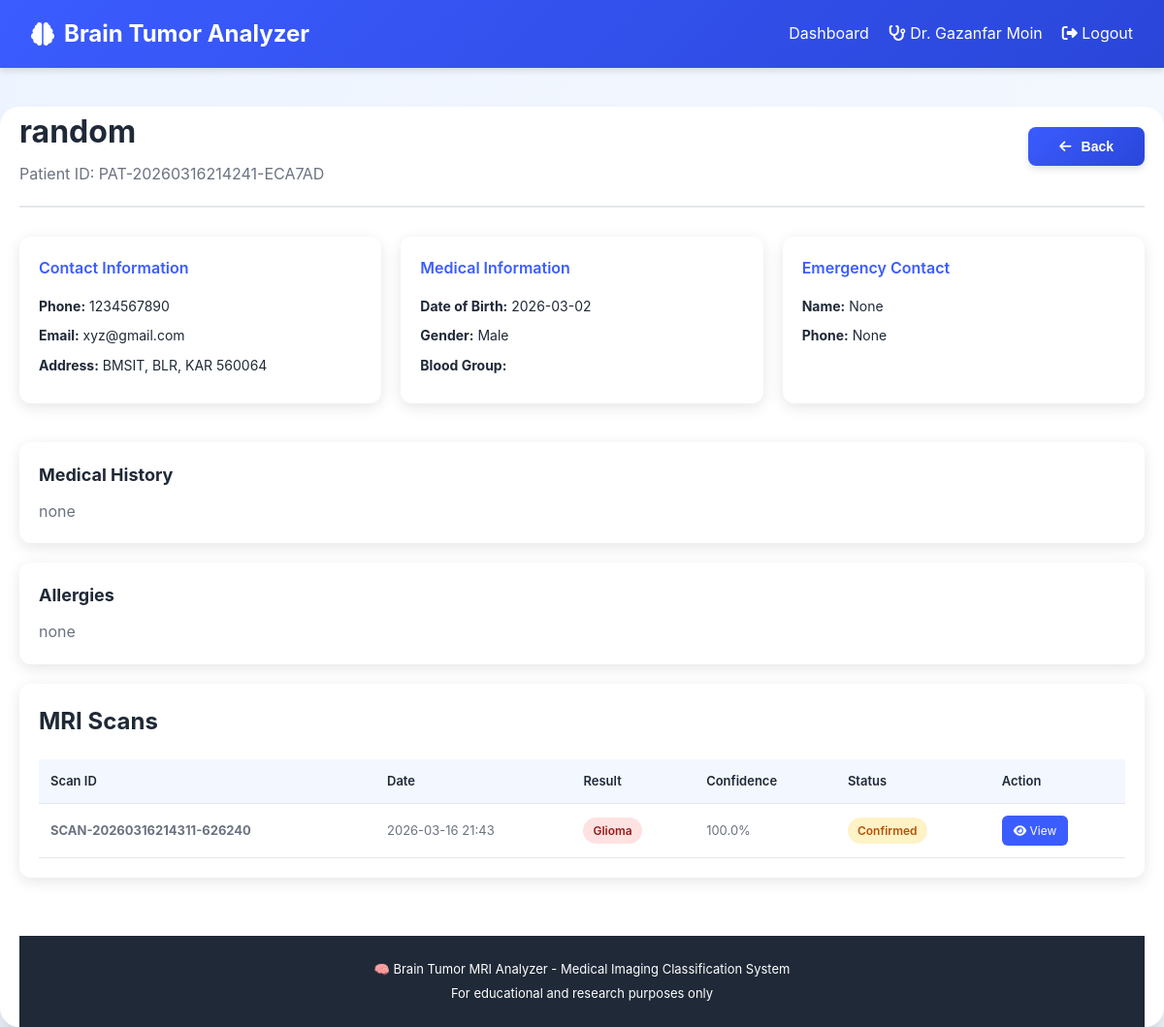
/doctor/patients/1 (signed in), run on the app's committed database.
### models.py (models this page shows, shortened)
class Doctor(UserMixin, db.Model):
    __tablename__ = 'doctors'
    id = db.Column(db.Integer, primary_key=True)
    username = db.Column(db.String(80), unique=True, nullable=False)
    email = db.Column(db.String(120), unique=True, nullable=False)
    password_hash = db.Column(db.String(255), nullable=False)
    full_name = db.Column(db.String(120), nullable=False)
    specialization = db.Column(db.String(100), nullable=True)
    license_number = db.Column(db.String(50), unique=True, nullable=False)
    hospital = db.Column(db.String(150), nullable=True)
    phone = db.Column(db.String(15), nullable=True)
    created_at = db.Column(db.DateTime, default=datetime.utcnow)
    updated_at = db.Column(db.DateTime, default=datetime.utcnow, onupdate=datetime.utcnow)
    patients = db.relationship('Patient', backref='doctor', lazy=True, cascade='all, delete-orphan')

class Patient(UserMixin, db.Model):
    __tablename__ = 'patients'
    id = db.Column(db.Integer, primary_key=True)
    patient_id = db.Column(db.String(50), unique=True, nullable=False)
    full_name = db.Column(db.String(120), nullable=False)
    email = db.Column(db.String(120), unique=True, nullable=False)
    password_hash = db.Column(db.String(255), nullable=False)
    phone = db.Column(db.String(15), nullable=False, unique=True)
    date_of_birth = db.Column(db.Date, nullable=False)
    gender = db.Column(db.String(10), nullable=False)
    blood_group = db.Column(db.String(5), nullable=True)
    address = db.Column(db.String(255), nullable=True)
    city = db.Column(db.String(50), nullable=True)
    state = db.Column(db.String(50), nullable=True)
    postal_code = db.Column(db.String(10), nullable=True)
    emergency_contact = db.Column(db.String(120), nullable=True)
    emergency_phone = db.Column(db.String(15), nullable=True)
    medical_history = db.Column(db.Text, nullable=True)
    allergies = db.Column(db.Text, nullable=True)
    current_medications = db.Column(db.Text, nullable=True)
    doctor_id = db.Column(db.Integer, db.ForeignKey('doctors.id'), nullable=False)
    created_at = db.Column(db.DateTime, default=datetime.utcnow)
    updated_at = db.Column(db.DateTime, default=datetime.utcnow, onupdate=datetime.utcnow)
    scans = db.relationship('MRIScan', backref='patient', lazy=True, cascade='all, delete-orphan')

class MRIScan(db.Model):
    __tablename__ = 'mri_scans'
    id = db.Column(db.Integer, primary_key=True)
    scan_id = db.Column(db.String(50), unique=True, nullable=False)
    patient_id = db.Column(db.Integer, db.ForeignKey('patients.id'), nullable=False)
    scan_date = db.Column(db.DateTime, default=datetime.utcnow)
    tumor_status = db.Column(db.String(50), nullable=False)
    tumor_type = db.Column(db.String(50), nullable=True)
    confidence = db.Column(db.Float, nullable=False)
    image_path = db.Column(db.String(255), nullable=True)
    annotated_image_path = db.Column(db.String(255), nullable=True)
    clinical_notes = db.Column(db.Text, nullable=True)
    prediction_data = db.Column(db.JSON, nullable=True)
    status = db.Column(db.String(20), default='Pending')  # Pending, Confirmed, Rejected
    doctor_notes = db.Column(db.Text, nullable=True)
    doctor_diagnosis = db.Column(db.String(100), nullable=True)  # Doctor's confirmation
    reviewed_by_id = db.Column(db.Integer, db.ForeignKey('doctors.id'), nullable=True)
    review_date = db.Column(db.DateTime, nullable=True)
    created_at = db.Column(db.DateTime, default=datetime.utcnow)
    updated_at = db.Column(db.DateTime, default=datetime.utcnow, onupdate=datetime.utcnow)
    reviewed_by = db.relationship('Doctor', foreign_keys=[reviewed_by_id])

### app.py (the view)
@app.route('/doctor/patients/<int:patient_id>')
@login_required
def doctor_patient_detail(patient_id):
    if not isinstance(current_user, Doctor):
        return redirect(url_for('home'))
    patient = Patient.query.get_or_404(patient_id)
    if patient.doctor_id != current_user.id:
        flash('Unauthorized access', 'danger')
        return redirect(url_for('doctor_dashboard'))
    scans = MRIScan.query.filter_by(patient_id=patient_id).order_by(MRIScan.created_at.desc()).all()
    return render_template('doctor_patient_detail.html', patient=patient, scans=scans)

### app.py (called while the page is built)
@app.after_request
def after_request(response):
    response.headers['Cache-Control'] = 'no-cache, no-store, must-revalidate'
    response.headers['Pragma'] = 'no-cache'
    response.headers['Expires'] = '0'
    return response

@login_manager.user_loader
def load_user(user_id):
    from flask import session
    try:
        user_id = int(user_id)
    except (TypeError, ValueError):
        return None
    role = session.get('role')
    if role == 'doctor':
        return Doctor.query.get(user_id)
    elif role == 'patient':
        return Patient.query.get(user_id)
    return None

### templates/doctor_patient_detail.html (shortened to what this page needs)
{% extends "base.html" %}
{% block content %}
<div class="container">
    <div class="patient-header">
        <div>
            <h1>{{ patient.full_name }}</h1>
            <p>Patient ID: {{ patient.patient_id }}</p>
        </div>
        <button class="btn btn-primary" onclick="window.history.back()">
            <i class="fas fa-arrow-left"></i> Back
        </button>
    </div>
    <div class="info-grid">
        <div class="info-card">
            <h3>Contact Information</h3>
            <p><strong>Phone:</strong> {{ patient.phone }}</p>
            <p><strong>Email:</strong> {{ patient.email }}</p>
            <p><strong>Address:</strong> {{ patient.address }}, {{ patient.city }}, {{ patient.state }} {{ patient.postal_code }}</p>
        </div>
        <div class="info-card">
            <h3>Medical Information</h3>
            <p><strong>Date of Birth:</strong> {{ patient.date_of_birth.strftime('%Y-%m-%d') }}</p>
            <p><strong>Gender:</strong> {{ patient.gender }}</p>
            <p><strong>Blood Group:</strong> {{ patient.blood_group }}</p>
        </div>
        <div class="info-card">
            <h3>Emergency Contact</h3>
            <p><strong>Name:</strong> {{ patient.emergency_contact }}</p>
            <p><strong>Phone:</strong> {{ patient.emergency_phone }}</p>
        </div>
    </div>
    <div class="history-section">
        <h2>Medical History</h2>
        <p>{{ patient.medical_history or 'No medical history recorded' }}</p>
    </div>
    <div class="history-section">
        <h2>Allergies</h2>
        <p>{{ patient.allergies or 'No allergies recorded' }}</p>
    </div>
<div class="scans-section">
    <h2>MRI Scans</h2>
    {% if scans %}
        <div class="table-responsive">
            <table class="data-table">
                <thead>
                    <tr>
                        <th>Scan ID</th>
                        <th>Date</th>
                        <th>Result</th>
                        <th>Confidence</th>
                        <th>Status</th>
                        <th>Action</th>
                    </tr>
                </thead>
                <tbody>
                    {% for scan in scans %}
                        <tr>
                            <td><strong>{{ scan.scan_id }}</strong></td>
                            <td>{{ scan.created_at.strftime('%Y-%m-%d %H:%M') }}</td>
                            <td>
                                {% if scan.tumor_status == 'No Tumor' %}
                                    <span class="badge badge-success">No Tumor</span>
                                {% else %}
                                    <span class="badge badge-danger">{{ scan.tumor_type|capitalize }}</span>
                                {% endif %}
                            </td>
                            <td>{{ scan.confidence }}%</td>
                            <td>
                                <span class="badge badge-{{ 'success' if scan.status == 'Approved' else 'warning' }}">
                                    {{ scan.status }}
                                </span>
                            </td>
                            <td>
                                {% if scan.status == 'Pending' %}
                                    <a href="{{ url_for('doctor_review_scan', scan_id=scan.id) }}" class="btn-small btn-review">
                                        <i class="fas fa-clipboard-check"></i> Review
                                    </a>
                                {% else %}
                                <a href="{{ url_for('review_scan', scan_id=scan.id) }}" class="btn-small btn-review">
                                        <i class="fas fa-eye"></i> View
                                    </a>
                                {% endif %}
                            </td>
                        </tr>
                    {% endfor %}
                </tbody>
            </table>
        </div>
    {% else %}
        <p class="no-data">No scans recorded for this patient</p>
    {% endif %}
</div>
{% endblock %}

### templates/base.html (shortened to what this page needs)
<!DOCTYPE html>
<html lang="en">
<head>
    <link rel="stylesheet" href="https://cdnjs.cloudflare.com/ajax/libs/font-awesome/6.4.0/css/all.min.css">
    <link rel="stylesheet" href="{{ url_for('static', filename='style.css') }}">
</head>
<body>
    <nav class="navbar">
        <div class="navbar-container">
            <div class="navbar-brand">
                <i class="fas fa-brain"></i>
                Brain Tumor Analyzer
            </div>
            <ul class="navbar-menu">
                {% if current_user.is_authenticated %}
                    {% if current_user.__class__.__name__ == 'Doctor' %}
                        <li><a href="{{ url_for('doctor_dashboard') }}">Dashboard</a></li>
                        <li><span><i class="fas fa-stethoscope"></i> Dr. {{ current_user.full_name }}</span></li>
                    {% elif current_user.__class__.__name__ == 'Patient' %}
                        <li><a href="{{ url_for('patient_dashboard') }}">My Scans</a></li>
                        <li><a href="{{ url_for('patient_profile') }}">Profile</a></li>
                        <li><span><i class="fas fa-user"></i> {{ current_user.full_name }}</span></li>
                    {% endif %}
                    <li><a href="{{ url_for('logout') }}"><i class="fas fa-sign-out-alt"></i> Logout</a></li>
                {% else %}
                    <li><a href="{{ url_for('home') }}">Home</a></li>
                {% endif %}
            </ul>
        </div>
    </nav>
    {% block content %}{% endblock %}
    <footer class="footer">
        <p>🧠 Brain Tumor MRI Analyzer - Medical Imaging Classification System</p>
        <p>For educational and research purposes only</p>
    </footer>
</body>
</html>

### static/style.css (style rules this page uses)
* { margin: 0; padding: 0; box-sizing: border-box; }
html, body { height: 100%; }
body { font-family: -apple-system, BlinkMacSystemFont, "Segoe UI", Roboto, "Helvetica Neue", Arial, sans-serif; background: linear-gradient(135deg, #eef4ff 0%, #f7fbff 50%, #f0f9ff 100%); color: var(--text-dark); line-height: 1.6; }
.container { width: 100%; max-width: 600px; background: white; border-radius: 20px; box-shadow: var(--shadow-xl); padding: 40px; animation: slideUp 0.5s ease-out; }
table { width: 100%; border-collapse: collapse; font-size: 13px; }
thead { background: var(--bg-light); }
th { padding: 10px; text-align: left; font-weight: 600; color: var(--text-dark); border-bottom: 1px solid var(--border-light); }
td { padding: 10px; border-bottom: 1px solid var(--border-light); color: var(--text-light); }
.footer { background: rgba(0, 0, 0, 0.8); color: white; text-align: center; padding: 24px 20px; font-size: 13px; margin-top: auto; }
.footer p { margin: 4px 0; }

### templates/base.html (style rules this page uses)
:root { --primary: #3b5cff; --primary-dark: #2a46d9; --success: #10b981; --danger: #ef4444; --warning: #f59e0b; --bg-light: #f3f7ff; --text-dark: #1f2937; --text-light: #6b7280; }
* { margin: 0; padding: 0; box-sizing: border-box; }
body { font-family: -apple-system, BlinkMacSystemFont, "Segoe UI", Roboto, sans-serif; background: linear-gradient(135deg, #eef4ff 0%, #f7fbff 100%); min-height: 100vh; }
.navbar { background: linear-gradient(135deg, var(--primary), var(--primary-dark)); color: white; padding: 1rem 2rem; box-shadow: 0 4px 6px rgba(0, 0, 0, 0.1); }
.navbar-container { max-width: 1200px; margin: 0 auto; display: flex; justify-content: space-between; align-items: center; }
.navbar-brand { font-size: 24px; font-weight: bold; display: flex; align-items: center; gap: 10px; }
.navbar-menu { display: flex; gap: 20px; align-items: center; list-style: none; }
.navbar-menu a { color: white; text-decoration: none; transition: opacity 0.3s; }
.container { max-width: 1200px; margin: 40px auto; padding: 0 20px; }
.btn { display: inline-flex; align-items: center; gap: 8px; padding: 10px 20px; border: none; border-radius: 8px; font-weight: 600; cursor: pointer; transition: all 0.3s; text-decoration: none; }
.btn-primary { background: var(--primary); color: white; }
.footer { background: #1f2937; color: white; text-align: center; padding: 20px; margin-top: 60px; }

### templates/doctor_patient_detail.html (style rules this page uses)
.patient-header { display: flex; justify-content: space-between; align-items: center; margin-bottom: 30px; padding-bottom: 20px; border-bottom: 2px solid #e5e7eb; }
.patient-header h1 { font-size: 32px; color: var(--text-dark); margin-bottom: 5px; }
.patient-header p { color: var(--text-light); }
.info-grid { display: grid; grid-template-columns: repeat(auto-fit, minmax(300px, 1fr)); gap: 20px; margin-bottom: 40px; }
.info-card { background: white; padding: 20px; border-radius: 12px; box-shadow: 0 4px 15px rgba(0, 0, 0, 0.1); }
.info-card h3 { font-size: 16px; font-weight: 600; margin-bottom: 15px; color: var(--primary); }
.info-card p { font-size: 14px; margin-bottom: 8px; color: var(--text-dark); }
.history-section { background: white; padding: 20px; border-radius: 12px; margin-bottom: 20px; box-shadow: 0 4px 15px rgba(0, 0, 0, 0.1); }
.history-section h2 { font-size: 18px; margin-bottom: 10px; color: var(--text-dark); }
.history-section p { color: var(--text-light); line-height: 1.6; }
.scans-section { background: white; padding: 20px; border-radius: 12px; box-shadow: 0 4px 15px rgba(0, 0, 0, 0.1); }
.scans-section h2 { margin-bottom: 20px; color: var(--text-dark); }
.table-responsive { overflow-x: auto; }
.data-table { width: 100%; border-collapse: collapse; }
.data-table th, .data-table td { padding: 12px; text-align: left; border-bottom: 1px solid #e5e7eb; }
.data-table th { background: var(--bg-light); font-weight: 600; color: var(--text-dark); }
.btn-small { padding: 6px 12px; background: var(--primary); color: white; border-radius: 6px; text-decoration: none; font-size: 12px; display: inline-block; }
.badge { display: inline-block; padding: 4px 10px; border-radius: 20px; font-size: 12px; font-weight: 600; }
.badge-danger { background: #fee2e2; color: #991b1b; }
.badge-warning { background: #fef3c7; color: #b45309; }

### data on the page
Doctor: full_name "Gazanfar Moin"
Patient: full_name "random", patient_id "PAT-20260316214241-ECA7AD", phone "1234567890", email "xyz@gmail.com", address "BMSIT", city "BLR", state "KAR", postal_code "560064", date_of_birth "2026-03-02", gender "Male", emergency_contact "None", emergency_phone "None", medical_history "none", allergies "none"
MRIScan: scan_id "SCAN-20260316214311-626240", created_at "2026-03-16 21:43", tumor_type "Glioma", confidence "100.0", status "Confirmed"
